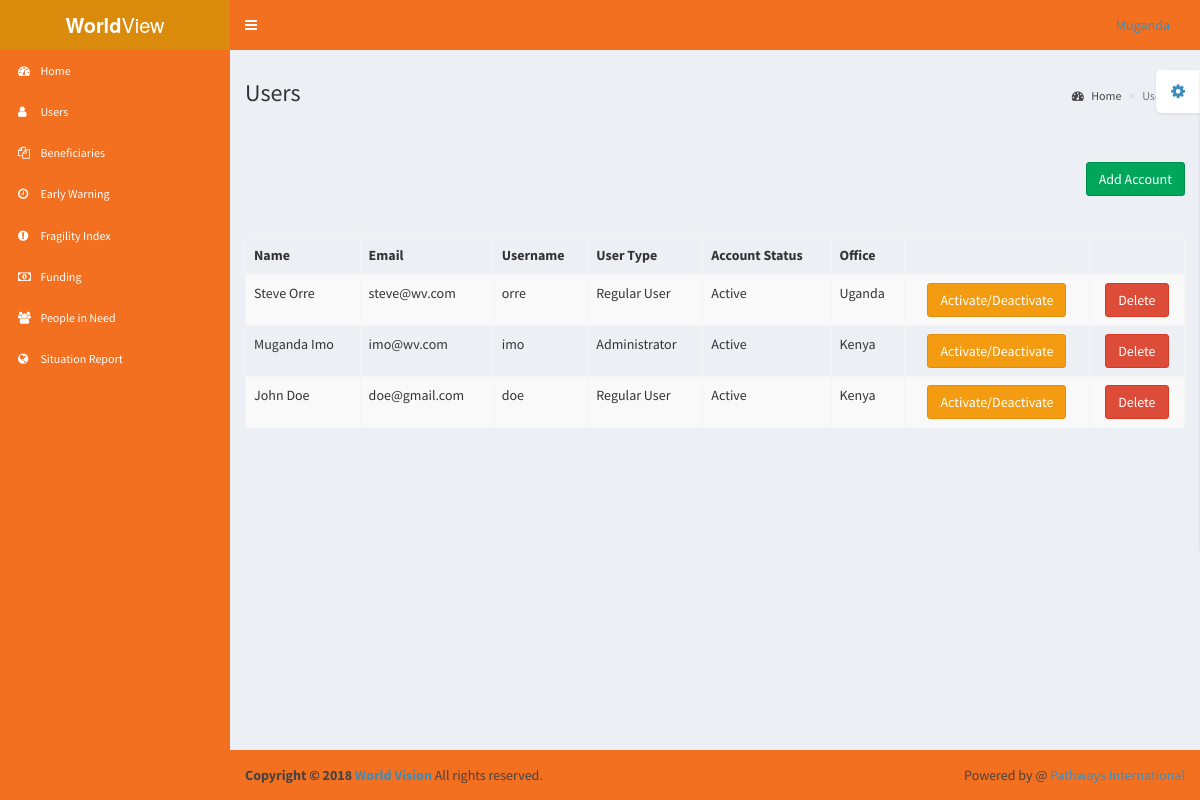
Page /worldvision/users.php (signed in) on the committed database.
### tables this page shows
CREATE TABLE `users` (
  `id` int(11) NOT NULL,
  `firstname` varchar(55) NOT NULL,
  `lastname` varchar(55) NOT NULL,
  `email` varchar(55) NOT NULL,
  `username` varchar(55) NOT NULL,
  `password` varchar(55) NOT NULL,
  `type` int(11) NOT NULL,
  `office` varchar(35) NOT NULL,
  `active` int(11) NOT NULL DEFAULT '0'
);

### worldvision/core/functions/users.php (called while the page is built, shortened)
<?php
$conn = mysqli_connect('localhost','root','','worldview');
function logged_in(){
	return (isset($_SESSION['id'])) ? true:false;
}
function user_data($id){
	global $conn;
	$query = mysqli_query($conn,"select * from users where id = $id");
	if($row = mysqli_fetch_assoc($query)){
		return $row;
	} else {
		return 0;
	}
}
?>

### worldvision/core/init.php (called while the page is built, shortened)
<?php
require 'functions/general.php';
require 'functions/users.php';
if(logged_in()){
	$session = $_SESSION['id'];
	$user_data = user_data($session);
}
?>

### worldvision/core/functions/general.php (called while the page is built, shortened)
<?php
function admin_only(){
	if(!isset($_SESSION['id'])){
		header('Location: index.php');
	} else {
		$user = user_data($_SESSION['id'],'type');
	}
}
?>

### worldvision/users.php (the view, shortened to what this page needs)
<?php
include 'core/init.php';
admin_only();
include 'pages/includes/header.php';
?>
<section class="content-header">
				          <h1>
				            Users<br>
				          </h1>
				          <ol class="breadcrumb">
				            <li><a href="index"><i class="fa fa-dashboard"></i> Home</a></li>
				            <li class="active">Users</li>
				          </ol>
			        </section>
			         <hr>
<div align="right">
                        <a href="addaccount.php" title="Add account"
                                class="btn btn-success"> Add Account</a>
                    </div>
<br>
<br>
<table id="smart_table" class="smart_table display table table-striped table-bordered"
                               cellspacing="0"
                               width="100%">
	<thead>
		<tr>
			<th>Name</th>
			<th>Email</th>
			<th>Username</th>
			<th>User Type</th>
			<th>Account Status</th>
			<th>Office</th>
			<th></th>
			<th></th>
		</tr>
	</thead>
	<tbody>
		<?php
		$query = mysqli_query($conn,"select * from users");
		function type($type){
			return ($type) ? 'Administrator':'Regular User';
		}
		function active($active){
			return ($active) ? 'Active':'<p class="text-danger">Inactive</p>';
		}
		while($row = mysqli_fetch_assoc($query)){
		echo '
		<tr>
			<td>'.$row['firstname'].' '.$row['lastname'].'</td>
			<td>'.$row['email'].'</td>
			<td>'.$row['username'].'</td>
			<td>'.type($row['type']).'</td>
			<td>'.active($row['active']).'</td>
			<td>'.$row['office'].'</td>
			<td style="text-align: center"><a href="users.php?active='.$row['id'].'" class="btn btn-warning">Activate/Deactivate</a></td>
			<td style="text-align: center"><a href="users.php?delete='.$row['id'].'" class="btn btn-danger">Delete</a></td>
		</tr>
		';
		}
		?>
	</tbody>
</table>
<?php
include 'pages/includes/footer.php';
?>

### worldvision/pages/includes/navbar.php (shortened to what this page needs)
<nav class="navbar navbar-static-top" role="navigation">
          <a href="#" class="sidebar-toggle" data-toggle="offcanvas" role="button">
          </a>
          <div class="navbar-custom-menu">
            <ul class="nav navbar-nav">
              <li class="dropdown user user-menu">
                <a href="#" class="dropdown-toggle" data-toggle="dropdown">
                  <span class="hidden-xs"><?php echo (logged_in()) ? $user_data['firstname']:'Not Signed In'; ?></span>
                </a>
              </li>
            </ul>
          </div>
        </nav>

### rows in the picture
users: firstname "Muganda", lastname "Imo", email "imo@wv.com", username "imo", type "Administrator", active "Active", office "Kenya"
users: firstname "Steve", lastname "Orre", email "steve@wv.com", username "orre", type "Regular User", active "Active", office "Uganda"
users: firstname "John", lastname "Doe", email "doe@gmail.com", username "doe", type "Regular User", active "Active", office "Kenya"
